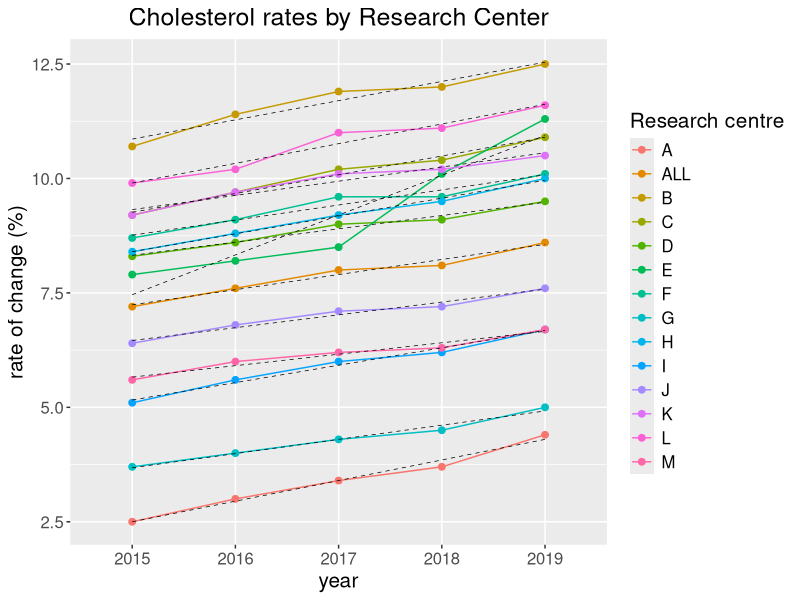

This chart was generated by the following R code:
library(lubridate)
library(dplyr)
library(readr)
library(ggplot2)
require(reshape2)

q7 <- read_csv("data/q7_data.csv")
# remove percent sign from 2nd to last column
q7[,2:ncol(q7)] <- sapply(q7[,2:ncol(q7)], function(x) as.numeric(gsub("%", "", x)))
# gather data and plot them
q7 %>%
  rstatix::gather(key = "year", value = "percent", -`Research centre`) %>%
  ggplot(aes(x = year, y = percent, color = `Research centre`, group = `Research centre`)) +
  geom_line() +
  geom_point(size=2) +
  theme(text = element_text(size=15)) +
  labs(title = "Cholesterol rates by Research Center", x = "year", y = "rate of change (%)") +
  theme(plot.title = element_text(hjust = 0.5)) +
  # add trendline to "ALL" data
  geom_smooth(method = "lm", formula = y ~ x, se = FALSE, color = "black", linetype = "dashed", size = .25)
